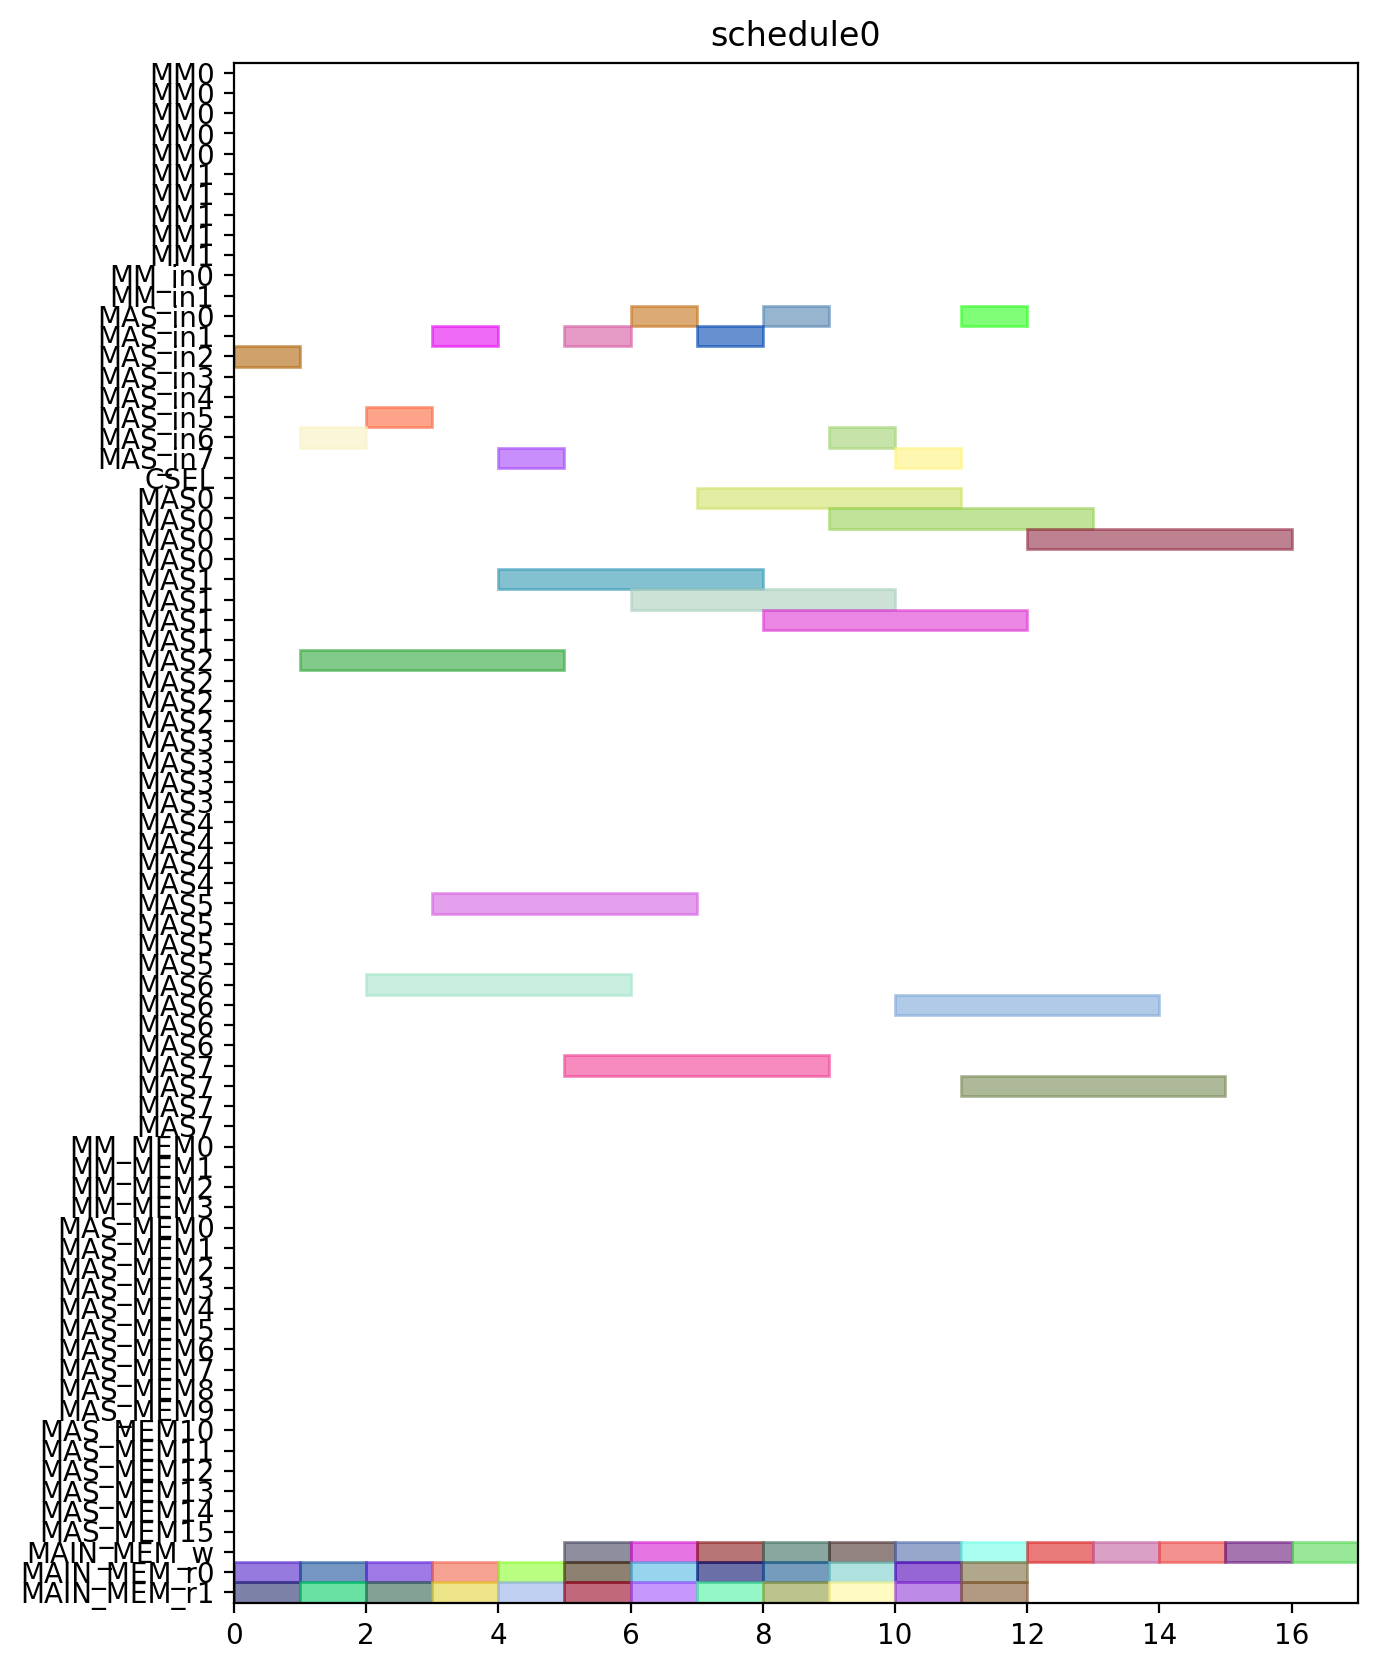

Python code for this plot:
from pyschedule import Scenario, solvers, plotters, alt


def solve():
	horizon = 120
	S = Scenario("schedule0", horizon=horizon)

	# resource
	MM = S.Resources('MM', num=2, size=5)
	MM_in = S.Resources('MM_in', num=2)
	MAS_in = S.Resources('MAS_in', num=8)
	CSEL = S.Resource('CSEL')
	MAS = S.Resources('MAS', num=8, size=4, periods=range(1, horizon))
	MM_MEM = S.Resources('MM_MEM', num=4)
	MAS_MEM = S.Resources('MAS_MEM', num=16)
	MAIN_MEM_w = S.Resource('MAIN_MEM_w', size=1)
	MAIN_MEM_r = S.Resources('MAIN_MEM_r', num=2)

	# result of previous scheduling

	# new tasks
	c000 = S.Task('c000', length=4, delay_cost=1)
	c000 += alt(MAS)
	c000_in = S.Task('c000_in', length=1, delay_cost=1)
	c000_in += alt(MAS_in)
	S += c000_in*MAS_in[0]<=c000*MAS[0]

	S += c000_in*MAS_in[1]<=c000*MAS[1]

	S += c000_in*MAS_in[2]<=c000*MAS[2]

	S += c000_in*MAS_in[3]<=c000*MAS[3]

	S += c000_in*MAS_in[4]<=c000*MAS[4]

	S += c000_in*MAS_in[5]<=c000*MAS[5]

	S += c000_in*MAS_in[6]<=c000*MAS[6]

	S += c000_in*MAS_in[7]<=c000*MAS[7]

	S += 0<c000

	c000_w = S.Task('c000_w', length=1, delay_cost=1)
	c000_w += alt(MAIN_MEM_w)
	S += c000 <= c000_w

	c000_mem0 = S.Task('c000_mem0', length=1, delay_cost=1)
	c000_mem0 += MAIN_MEM_r[0]
	S += c000_mem0 <= c000

	c000_mem1 = S.Task('c000_mem1', length=1, delay_cost=1)
	c000_mem1 += MAIN_MEM_r[1]
	S += c000_mem1 <= c000

	c001 = S.Task('c001', length=4, delay_cost=1)
	c001 += alt(MAS)
	c001_in = S.Task('c001_in', length=1, delay_cost=1)
	c001_in += alt(MAS_in)
	S += c001_in*MAS_in[0]<=c001*MAS[0]

	S += c001_in*MAS_in[1]<=c001*MAS[1]

	S += c001_in*MAS_in[2]<=c001*MAS[2]

	S += c001_in*MAS_in[3]<=c001*MAS[3]

	S += c001_in*MAS_in[4]<=c001*MAS[4]

	S += c001_in*MAS_in[5]<=c001*MAS[5]

	S += c001_in*MAS_in[6]<=c001*MAS[6]

	S += c001_in*MAS_in[7]<=c001*MAS[7]

	S += 0<c001

	c001_w = S.Task('c001_w', length=1, delay_cost=1)
	c001_w += alt(MAIN_MEM_w)
	S += c001 <= c001_w

	c001_mem0 = S.Task('c001_mem0', length=1, delay_cost=1)
	c001_mem0 += MAIN_MEM_r[0]
	S += c001_mem0 <= c001

	c001_mem1 = S.Task('c001_mem1', length=1, delay_cost=1)
	c001_mem1 += MAIN_MEM_r[1]
	S += c001_mem1 <= c001

	c010 = S.Task('c010', length=4, delay_cost=1)
	c010 += alt(MAS)
	c010_in = S.Task('c010_in', length=1, delay_cost=1)
	c010_in += alt(MAS_in)
	S += c010_in*MAS_in[0]<=c010*MAS[0]

	S += c010_in*MAS_in[1]<=c010*MAS[1]

	S += c010_in*MAS_in[2]<=c010*MAS[2]

	S += c010_in*MAS_in[3]<=c010*MAS[3]

	S += c010_in*MAS_in[4]<=c010*MAS[4]

	S += c010_in*MAS_in[5]<=c010*MAS[5]

	S += c010_in*MAS_in[6]<=c010*MAS[6]

	S += c010_in*MAS_in[7]<=c010*MAS[7]

	S += 0<c010

	c010_w = S.Task('c010_w', length=1, delay_cost=1)
	c010_w += alt(MAIN_MEM_w)
	S += c010 <= c010_w

	c010_mem0 = S.Task('c010_mem0', length=1, delay_cost=1)
	c010_mem0 += MAIN_MEM_r[0]
	S += c010_mem0 <= c010

	c010_mem1 = S.Task('c010_mem1', length=1, delay_cost=1)
	c010_mem1 += MAIN_MEM_r[1]
	S += c010_mem1 <= c010

	c011 = S.Task('c011', length=4, delay_cost=1)
	c011 += alt(MAS)
	c011_in = S.Task('c011_in', length=1, delay_cost=1)
	c011_in += alt(MAS_in)
	S += c011_in*MAS_in[0]<=c011*MAS[0]

	S += c011_in*MAS_in[1]<=c011*MAS[1]

	S += c011_in*MAS_in[2]<=c011*MAS[2]

	S += c011_in*MAS_in[3]<=c011*MAS[3]

	S += c011_in*MAS_in[4]<=c011*MAS[4]

	S += c011_in*MAS_in[5]<=c011*MAS[5]

	S += c011_in*MAS_in[6]<=c011*MAS[6]

	S += c011_in*MAS_in[7]<=c011*MAS[7]

	S += 0<c011

	c011_w = S.Task('c011_w', length=1, delay_cost=1)
	c011_w += alt(MAIN_MEM_w)
	S += c011 <= c011_w

	c011_mem0 = S.Task('c011_mem0', length=1, delay_cost=1)
	c011_mem0 += MAIN_MEM_r[0]
	S += c011_mem0 <= c011

	c011_mem1 = S.Task('c011_mem1', length=1, delay_cost=1)
	c011_mem1 += MAIN_MEM_r[1]
	S += c011_mem1 <= c011

	c100 = S.Task('c100', length=4, delay_cost=1)
	c100 += alt(MAS)
	c100_in = S.Task('c100_in', length=1, delay_cost=1)
	c100_in += alt(MAS_in)
	S += c100_in*MAS_in[0]<=c100*MAS[0]

	S += c100_in*MAS_in[1]<=c100*MAS[1]

	S += c100_in*MAS_in[2]<=c100*MAS[2]

	S += c100_in*MAS_in[3]<=c100*MAS[3]

	S += c100_in*MAS_in[4]<=c100*MAS[4]

	S += c100_in*MAS_in[5]<=c100*MAS[5]

	S += c100_in*MAS_in[6]<=c100*MAS[6]

	S += c100_in*MAS_in[7]<=c100*MAS[7]

	S += 0<c100

	c100_w = S.Task('c100_w', length=1, delay_cost=1)
	c100_w += alt(MAIN_MEM_w)
	S += c100 <= c100_w

	c100_mem0 = S.Task('c100_mem0', length=1, delay_cost=1)
	c100_mem0 += MAIN_MEM_r[0]
	S += c100_mem0 <= c100

	c100_mem1 = S.Task('c100_mem1', length=1, delay_cost=1)
	c100_mem1 += MAIN_MEM_r[1]
	S += c100_mem1 <= c100

	c101 = S.Task('c101', length=4, delay_cost=1)
	c101 += alt(MAS)
	c101_in = S.Task('c101_in', length=1, delay_cost=1)
	c101_in += alt(MAS_in)
	S += c101_in*MAS_in[0]<=c101*MAS[0]

	S += c101_in*MAS_in[1]<=c101*MAS[1]

	S += c101_in*MAS_in[2]<=c101*MAS[2]

	S += c101_in*MAS_in[3]<=c101*MAS[3]

	S += c101_in*MAS_in[4]<=c101*MAS[4]

	S += c101_in*MAS_in[5]<=c101*MAS[5]

	S += c101_in*MAS_in[6]<=c101*MAS[6]

	S += c101_in*MAS_in[7]<=c101*MAS[7]

	S += 0<c101

	c101_w = S.Task('c101_w', length=1, delay_cost=1)
	c101_w += alt(MAIN_MEM_w)
	S += c101 <= c101_w

	c101_mem0 = S.Task('c101_mem0', length=1, delay_cost=1)
	c101_mem0 += MAIN_MEM_r[0]
	S += c101_mem0 <= c101

	c101_mem1 = S.Task('c101_mem1', length=1, delay_cost=1)
	c101_mem1 += MAIN_MEM_r[1]
	S += c101_mem1 <= c101

	c110 = S.Task('c110', length=4, delay_cost=1)
	c110 += alt(MAS)
	c110_in = S.Task('c110_in', length=1, delay_cost=1)
	c110_in += alt(MAS_in)
	S += c110_in*MAS_in[0]<=c110*MAS[0]

	S += c110_in*MAS_in[1]<=c110*MAS[1]

	S += c110_in*MAS_in[2]<=c110*MAS[2]

	S += c110_in*MAS_in[3]<=c110*MAS[3]

	S += c110_in*MAS_in[4]<=c110*MAS[4]

	S += c110_in*MAS_in[5]<=c110*MAS[5]

	S += c110_in*MAS_in[6]<=c110*MAS[6]

	S += c110_in*MAS_in[7]<=c110*MAS[7]

	S += 0<c110

	c110_w = S.Task('c110_w', length=1, delay_cost=1)
	c110_w += alt(MAIN_MEM_w)
	S += c110 <= c110_w

	c110_mem0 = S.Task('c110_mem0', length=1, delay_cost=1)
	c110_mem0 += MAIN_MEM_r[0]
	S += c110_mem0 <= c110

	c110_mem1 = S.Task('c110_mem1', length=1, delay_cost=1)
	c110_mem1 += MAIN_MEM_r[1]
	S += c110_mem1 <= c110

	c111 = S.Task('c111', length=4, delay_cost=1)
	c111 += alt(MAS)
	c111_in = S.Task('c111_in', length=1, delay_cost=1)
	c111_in += alt(MAS_in)
	S += c111_in*MAS_in[0]<=c111*MAS[0]

	S += c111_in*MAS_in[1]<=c111*MAS[1]

	S += c111_in*MAS_in[2]<=c111*MAS[2]

	S += c111_in*MAS_in[3]<=c111*MAS[3]

	S += c111_in*MAS_in[4]<=c111*MAS[4]

	S += c111_in*MAS_in[5]<=c111*MAS[5]

	S += c111_in*MAS_in[6]<=c111*MAS[6]

	S += c111_in*MAS_in[7]<=c111*MAS[7]

	S += 0<c111

	c111_w = S.Task('c111_w', length=1, delay_cost=1)
	c111_w += alt(MAIN_MEM_w)
	S += c111 <= c111_w

	c111_mem0 = S.Task('c111_mem0', length=1, delay_cost=1)
	c111_mem0 += MAIN_MEM_r[0]
	S += c111_mem0 <= c111

	c111_mem1 = S.Task('c111_mem1', length=1, delay_cost=1)
	c111_mem1 += MAIN_MEM_r[1]
	S += c111_mem1 <= c111

	c200 = S.Task('c200', length=4, delay_cost=1)
	c200 += alt(MAS)
	c200_in = S.Task('c200_in', length=1, delay_cost=1)
	c200_in += alt(MAS_in)
	S += c200_in*MAS_in[0]<=c200*MAS[0]

	S += c200_in*MAS_in[1]<=c200*MAS[1]

	S += c200_in*MAS_in[2]<=c200*MAS[2]

	S += c200_in*MAS_in[3]<=c200*MAS[3]

	S += c200_in*MAS_in[4]<=c200*MAS[4]

	S += c200_in*MAS_in[5]<=c200*MAS[5]

	S += c200_in*MAS_in[6]<=c200*MAS[6]

	S += c200_in*MAS_in[7]<=c200*MAS[7]

	S += 0<c200

	c200_w = S.Task('c200_w', length=1, delay_cost=1)
	c200_w += alt(MAIN_MEM_w)
	S += c200 <= c200_w

	c200_mem0 = S.Task('c200_mem0', length=1, delay_cost=1)
	c200_mem0 += MAIN_MEM_r[0]
	S += c200_mem0 <= c200

	c200_mem1 = S.Task('c200_mem1', length=1, delay_cost=1)
	c200_mem1 += MAIN_MEM_r[1]
	S += c200_mem1 <= c200

	c201 = S.Task('c201', length=4, delay_cost=1)
	c201 += alt(MAS)
	c201_in = S.Task('c201_in', length=1, delay_cost=1)
	c201_in += alt(MAS_in)
	S += c201_in*MAS_in[0]<=c201*MAS[0]

	S += c201_in*MAS_in[1]<=c201*MAS[1]

	S += c201_in*MAS_in[2]<=c201*MAS[2]

	S += c201_in*MAS_in[3]<=c201*MAS[3]

	S += c201_in*MAS_in[4]<=c201*MAS[4]

	S += c201_in*MAS_in[5]<=c201*MAS[5]

	S += c201_in*MAS_in[6]<=c201*MAS[6]

	S += c201_in*MAS_in[7]<=c201*MAS[7]

	S += 0<c201

	c201_w = S.Task('c201_w', length=1, delay_cost=1)
	c201_w += alt(MAIN_MEM_w)
	S += c201 <= c201_w

	c201_mem0 = S.Task('c201_mem0', length=1, delay_cost=1)
	c201_mem0 += MAIN_MEM_r[0]
	S += c201_mem0 <= c201

	c201_mem1 = S.Task('c201_mem1', length=1, delay_cost=1)
	c201_mem1 += MAIN_MEM_r[1]
	S += c201_mem1 <= c201

	c210 = S.Task('c210', length=4, delay_cost=1)
	c210 += alt(MAS)
	c210_in = S.Task('c210_in', length=1, delay_cost=1)
	c210_in += alt(MAS_in)
	S += c210_in*MAS_in[0]<=c210*MAS[0]

	S += c210_in*MAS_in[1]<=c210*MAS[1]

	S += c210_in*MAS_in[2]<=c210*MAS[2]

	S += c210_in*MAS_in[3]<=c210*MAS[3]

	S += c210_in*MAS_in[4]<=c210*MAS[4]

	S += c210_in*MAS_in[5]<=c210*MAS[5]

	S += c210_in*MAS_in[6]<=c210*MAS[6]

	S += c210_in*MAS_in[7]<=c210*MAS[7]

	S += 0<c210

	c210_w = S.Task('c210_w', length=1, delay_cost=1)
	c210_w += alt(MAIN_MEM_w)
	S += c210 <= c210_w

	c210_mem0 = S.Task('c210_mem0', length=1, delay_cost=1)
	c210_mem0 += MAIN_MEM_r[0]
	S += c210_mem0 <= c210

	c210_mem1 = S.Task('c210_mem1', length=1, delay_cost=1)
	c210_mem1 += MAIN_MEM_r[1]
	S += c210_mem1 <= c210

	c211 = S.Task('c211', length=4, delay_cost=1)
	c211 += alt(MAS)
	c211_in = S.Task('c211_in', length=1, delay_cost=1)
	c211_in += alt(MAS_in)
	S += c211_in*MAS_in[0]<=c211*MAS[0]

	S += c211_in*MAS_in[1]<=c211*MAS[1]

	S += c211_in*MAS_in[2]<=c211*MAS[2]

	S += c211_in*MAS_in[3]<=c211*MAS[3]

	S += c211_in*MAS_in[4]<=c211*MAS[4]

	S += c211_in*MAS_in[5]<=c211*MAS[5]

	S += c211_in*MAS_in[6]<=c211*MAS[6]

	S += c211_in*MAS_in[7]<=c211*MAS[7]

	S += 0<c211

	c211_w = S.Task('c211_w', length=1, delay_cost=1)
	c211_w += alt(MAIN_MEM_w)
	S += c211 <= c211_w

	c211_mem0 = S.Task('c211_mem0', length=1, delay_cost=1)
	c211_mem0 += MAIN_MEM_r[0]
	S += c211_mem0 <= c211

	c211_mem1 = S.Task('c211_mem1', length=1, delay_cost=1)
	c211_mem1 += MAIN_MEM_r[1]
	S += c211_mem1 <= c211

	solvers.mip.solve(S,msg=1,kind='CPLEX',ratio_gap=1.01)

	solution = [['hoge']*len(S.solution()[1]) for i in range(len(S.solution()))]
	for i in range(len(S.solution())):
		for j in range(len(S.solution()[i])):
			solution[i][j]=str(S.solution()[i][j])
	print(solution)

	cycles = int(solution[-1][3])

	pic_file_name = "/mnt/rose/usr1/fukuda/ABE/multiRAM_multiMAS_16mux/scheduling_result/stage5MM2_stage4MAS8/CONJ/schedule0.png"
	if(S.solution() != []):
		plotters.matplotlib.plot(S,img_filename=pic_file_name, show_task_labels=False, fig_size=(cycles*0.25+3, 10))

	return solution
